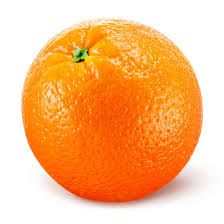
#> input picture image/orange.jpg, 224 x 224 px, found by its file name
$ python cv_fouier_transform_36.py
#> lines starting #> are read from the running program, lines starting #| are printed output that depends on the picture
import cv2
import numpy as np

img=cv2.imread("image/orange.jpg",cv2.IMREAD_GRAYSCALE)
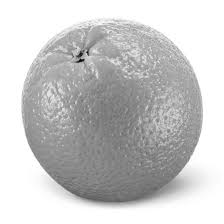
#> img: shape (224, 224); min 7, max 255, mean 200.7
# img=cv2.resize(img,(600,600))  #(width,height)
# img=cv2.GaussianBlur(img,(7,7),0)

#apply fouier transform

f=np.fft.fft2(img)
fshift=np.fft.fftshift(f)
magnitude_spectrum=20*np.log(np.abs(fshift)+1)
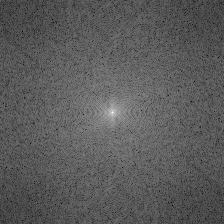
#> magnitude_spectrum: shape (224, 224) float64; min 40.94, max 322.5, mean 141.8; drawn with min black and max white

# magnitude_spectrum=20*np.log(np.abs(f))
# print(magnitude_spectrum.dtype)
# magnitude_spectrum=magnitude_spectrum.astype(np.uint8)

#### can use cv2.normalize--minmax , for uint8 to do their job

magnitude_spectrum=cv2.normalize(magnitude_spectrum,None,0,255,cv2.NORM_MINMAX).astype(np.uint8)
# magnitude_spectrum=np.asarray(magnitude_spectrum,dtype=np.uint8)


cv2.imshow("magniture spectrum",magnitude_spectrum)
cv2.imshow("img",img)
cv2.waitKey(0)
cv2.destroyAllWindows()


'''
#Fourier transform
*The Fourier Transform is a mathematical tool that converts a signal from the time (or spatial) domain
into the frequency domain, showing which frequencies make up the original signal
*it decomposes any waveform into a sum of sine and cosine waves of different frequencies and amplitudes.

## Application of fourier transform
* signal processing, image processing, physics/engineering, communications.
'''
